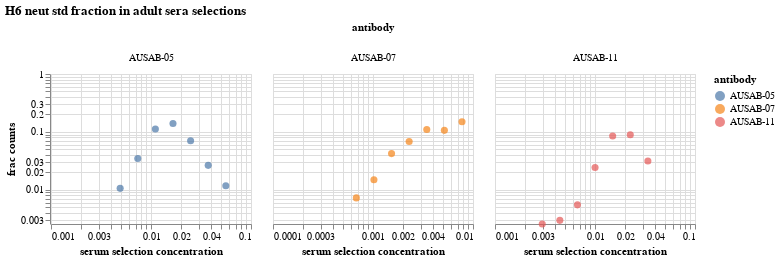

This figure's notebook cell:
### Code cell
# neut_counts_rna = neut_counts.loc[neut_counts['neut_standard'] == 'RNA_spike-in']

frac_neut_standard_chart = (
    alt.Chart(h6_neut_counts, title='H6 neut std fraction in adult sera selections')
    .encode(
        x=alt.X("selection_concentration", 
                title="serum selection concentration",
                scale=alt.Scale(type="log"),
               ),
        y=alt.Y(
            "frac_counts",
            title="frac counts",
            scale=alt.Scale(type="log", constant=0.02, domainMax=1),
        ),
        column='antibody:N',
        color=alt.Color('antibody:N', 
                        legend=alt.Legend(orient="right", title='antibody'))
    )
    .mark_point(filled=True, size=50, opacity=0.7)
    .properties(width=200, height=150)
    # .facet(
    #     row='antibody:N',
    #     column='neut_standard:N',)
    .resolve_scale(x='independent')
)

frac_neut_standard_chart

### Figure 1 — Vega-Lite specification as saved in the notebook (floating-point values rounded to 4 significant figures)
{"config": {"view": {"continuousWidth": 300, "continuousHeight": 300}}, "data": {"name": "data-d91755cb9f9e9391943882010dc09284"}, "mark": {"type": "point", "filled": true, "opacity": 0.7, "size": 50}, "encoding": {"color": {"field": "antibody", "legend": {"orient": "right", "title": "antibody"}, "type": "nominal"}, "column": {"field": "antibody", "type": "nominal"}, "x": {"field": "selection_concentration", "scale": {"type": "log"}, "title": "serum selection concentration", "type": "quantitative"}, "y": {"field": "frac_counts", "scale": {"constant": 0.02, "domainMax": 1, "type": "log"}, "title": "frac counts", "type": "quantitative"}}, "height": 150, "resolve": {"scale": {"x": "independent"}}, "title": "H6 neut std fraction in adult sera selections", "width": 200, "$schema": "https://vega.github.io/schema/vega-lite/v5.6.1.json", "datasets": {"data-d91755cb9f9e9391943882010dc09284": [{"frac_counts": 0.01057, "neut_standard": "H6", "selection_concentration": 0.004916, "antibody": "AUSAB-05"}, {"frac_counts": 0.03461, "neut_standard": "H6", "selection_concentration": 0.007374, "antibody": "AUSAB-05"}, {"frac_counts": 0.1125, "neut_standard": "H6", "selection_concentration": 0.01106, "antibody": "AUSAB-05"}, {"frac_counts": 0.1394, "neut_standard": "H6", "selection_concentration": 0.01659, "antibody": "AUSAB-05"}, {"frac_counts": 0.07013, "neut_standard": "H6", "selection_concentration": 0.02489, "antibody": "AUSAB-05"}, {"frac_counts": 0.02639, "neut_standard": "H6", "selection_concentration": 0.03733, "antibody": "AUSAB-05"}, {"frac_counts": 0.0117, "neut_standard": "H6", "selection_concentration": 0.056, "antibody": "AUSAB-05"}, {"frac_counts": 0.00724, "neut_standard": "H6", "selection_concentration": 0.0006813, "antibody": "AUSAB-07"}, {"frac_counts": 0.01486, "neut_standard": "H6", "selection_concentration": 0.001022, "antibody": "AUSAB-07"}, {"frac_counts": 0.04215, "neut_standard": "H6", "selection_concentration": 0.001533, "antibody": "AUSAB-07"}, {"frac_counts": 0.06804, "neut_standard": "H6", "selection_concentration": 0.002299, "antibody": "AUSAB-07"}, {"frac_counts": 0.1095, "neut_standard": "H6", "selection_concentration": 0.003449, "antibody": "AUSAB-07"}, {"frac_counts": 0.1063, "neut_standard": "H6", "selection_concentration": 0.005173, "antibody": "AUSAB-07"}, {"frac_counts": 0.1497, "neut_standard": "H6", "selection_concentration": 0.00776, "antibody": "AUSAB-07"}, {"frac_counts": 0.002561, "neut_standard": "H6", "selection_concentration": 0.002967, "antibody": "AUSAB-11"}, {"frac_counts": 0.002962, "neut_standard": "H6", "selection_concentration": 0.004451, "antibody": "AUSAB-11"}, {"frac_counts": 0.005481, "neut_standard": "H6", "selection_concentration": 0.006677, "antibody": "AUSAB-11"}, {"frac_counts": 0.02431, "neut_standard": "H6", "selection_concentration": 0.01001, "antibody": "AUSAB-11"}, {"frac_counts": 0.08482, "neut_standard": "H6", "selection_concentration": 0.01502, "antibody": "AUSAB-11"}, {"frac_counts": 0.08905, "neut_standard": "H6", "selection_concentration": 0.02253, "antibody": "AUSAB-11"}, {"frac_counts": 0.03145, "neut_standard": "H6", "selection_concentration": 0.0338, "antibody": "AUSAB-11"}]}}
